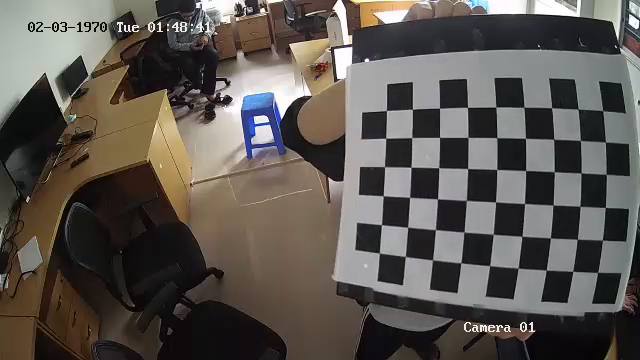
#> input picture images/img3.png, 640 x 360 px, found by its file name
$ python PT.py
#> lines starting #> are read from the running program, lines starting #| are printed output that depends on the picture
import pickle
import cv2
import numpy as np
import matplotlib.pyplot as plt
import matplotlib.image as mpimg

# Read in the saved camera matrix and distortion coefficients
# These are the arrays you calculated using cv2.calibrateCamera()

with open("/home/hoangpm/AICS/anti_motor_thief/BEV_custom/cameraMatrix.pkl", "rb") as f:
#> (reads cameraMatrix.pkl from the repository)
    camera_matrix_data = pickle.load(f)

# Load distortion coefficients
with open("/home/hoangpm/AICS/anti_motor_thief/BEV_custom/dist.pkl", "rb") as f:
#> (reads dist.pkl from the repository)
    distortion_data = pickle.load(f)

# Extracting camera matrix and distortion coefficients
mtx = camera_matrix_data
print(mtx)
# mtx = np.array(mtx).reshape((3, 3))
dist = distortion_data[0]
print("Shape of Camera Matrix (mtx):", mtx.shape)
print("Shape of Distortion Coefficients (dist):", dist.shape)

# [7 lines of commented-out code are left out]
img = cv2.imread('/home/hoangpm/AICS/anti_motor_thief/BEV_custom/images/img3.png')
#> img is the input picture: shape (360, 640, 3); mean B, G, R 81.4, 86.4, 92.1
nx = 9 # the number of inside corners in x
ny = 6 # the number of inside corners in y

img_size = (img.shape[1], img.shape[0])
#> img_size = (640, 360)

# MODIFY THIS FUNCTION TO GENERATE OUTPUT
# THAT LOOKS LIKE THE IMAGE ABOVE
def corners_unwarp(img, nx, ny, mtx, dist):
    # Pass in your image into this function
    # Write code to do the following steps
    # 1) Undistort using mtx and dist

#> called with nx = 9, ny = 6, mtx = array of shape (3, 3), dist = array of shape (5,)
    undist = cv2.undistort(img, mtx, dist, None, mtx)
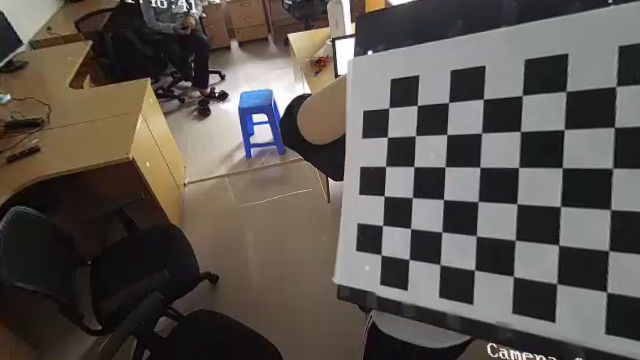
#> undist: shape (360, 640, 3); mean B, G, R 79.7, 84.6, 91.1

    # cv2.imshow("undist",undist)
    # cv2.waitKey()
    # 2) Convert to grayscale
    gray = cv2.cvtColor(undist,cv2.COLOR_BGR2GRAY)
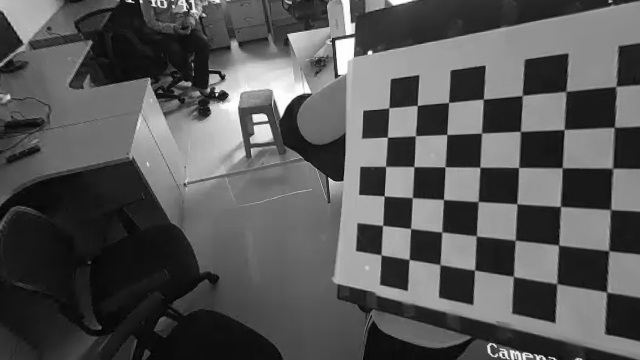
#> gray: shape (360, 640); min 1, max 255, mean 86
    # 3) Find the chessboard corners
    ret, corners = cv2.findChessboardCorners(gray, (nx, ny), None)
#> ret = False; corners = None
    warped = None
    M=None
    # 4) If corners found:
    if ret == True:
            # a) draw corners
        cv2.drawChessboardCorners(undist, (nx, ny), corners, ret)
            # b) define 4 source points src = np.float32([[,],[,],[,],[,]])
                 #Note: you could pick any four of the detected corners
                 # as long as those four corners define a rectangle
                 #One especially smart way to do this would be to use four well-chosen
                 # corners that were automatically detected during the undistortion steps
                 #We recommend using the automatic detection of corners in your code
        # src = np.float32([corners[0],corners[7],corners[47],corners[40]])
        src = np.float32([corners[0], corners[nx - 1], corners[-1], corners[-nx]])
        # src = np.float32([(192,63), (401,29), (576,306), (98,342)])
            # c) define 4 destination points dst = np.float32([[,],[,],[,],[,]])
        dst = np.float32([[150,150],[250,150],[250,250],[150,250]])
            # d) use cv2.getPerspectiveTransform() to get M, the transform matrix
        M = cv2.getPerspectiveTransform(src, dst)
        # M,status = cv2.findHomography(src, dst)
            # e) use cv2.warpPerspective() to warp your image to a top-down view
        warped = cv2.warpPerspective(undist, M, img_size, flags=cv2.INTER_LINEAR)
    #delete the next two lines
    return warped, M

warped, perspective_M = corners_unwarp(img, nx, ny, mtx, dist)
f, (ax1, ax2) = plt.subplots(1, 2, figsize=(24, 9))
f.tight_layout()
ax1.imshow(img)
ax1.set_title('Original Image', fontsize=50)
#> (the run stopped early here; a loop or call above may not have finished)
